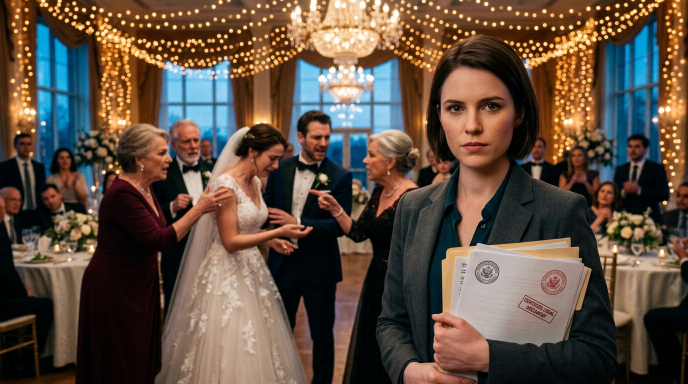
#> input picture assets/thumbnails/templates/aita/master_backdrop.jpg, 1376 x 768 px (shown at 1/2 size); its folder holds only this picture in this run
$ python -i diversity_gate.py   (imports and definitions only)
#> lines starting #> are read from the running program, lines starting #| are printed output that depends on the picture
"""
lib/qa/diversity_gate.py - QA Gates for Scene Diversity and Perceived Luminance.

Enforces:
1. Minimum scene diversity for shorts (≥4) and longform (≥6) productions.
2. Asset dominance ceilings (no single visual asset exceeding 25% duration; all lengths).
3. Perceived luminance and contrast floors (rejecting pitch-black and under-illuminated scenes).
"""
from __future__ import annotations

import json
from pathlib import Path
from typing import Any, Dict, List, Optional, Tuple, Union

from lib.qa.models import GateResult, GateStatus, Severity
from lib.qa.gates import BaseGate, AuditContext


# [113 lines left out: functions audit_scene_diversity, evaluate_scene_diversity, not called in this run]


class SceneDiversityGate(BaseGate):
    """Audits scene count diversity and asset dominance in production."""

    # [114 lines left out: functions audit, audit_frame_luminance, not called in this run]


class LuminanceContrastGate(BaseGate):
    """Evaluates sampled video frames for minimum perceived luminance and visibility."""

    # [74 lines left out: function audit, not called in this run]

>>> result = audit_frame_luminance('../../assets/thumbnails/templates/aita/master_backdrop.jpg')
#> in audit_frame_luminance, im is the input picture: PIL image 1376x768 RGB; mean R, G, B 95.5, 78.2, 65.2
#> in audit_frame_luminance, `im = im.resize((100, 100))`:
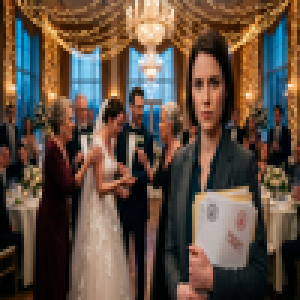
#> im: PIL image 100x100 RGB (shown 3 times larger); mean R, G, B 95.6, 78.2, 65.2
#> in audit_frame_luminance, `gray = im.convert("L")`:
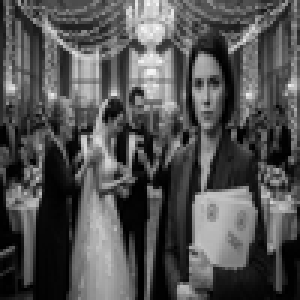
#> gray: PIL image 100x100 L (shown 3 times larger); min 0, max 248, mean 82
#> in audit_frame_luminance, `total_pixels = len(raw_bytes)`: total_pixels = 10000
#> in audit_frame_luminance, `sum_y = sum(raw_bytes)`: sum_y = 819701
#> in audit_frame_luminance, `dark_pixels = sum(1 for val in raw_bytes if val < 16)`: dark_pixels = 1636
#> in audit_frame_luminance, `mean_y = sum_y / total_pixels`: mean_y = 81.97
#> in audit_frame_luminance, `dark_ratio = dark_pixels / total_pixels`: dark_ratio = 0.164
